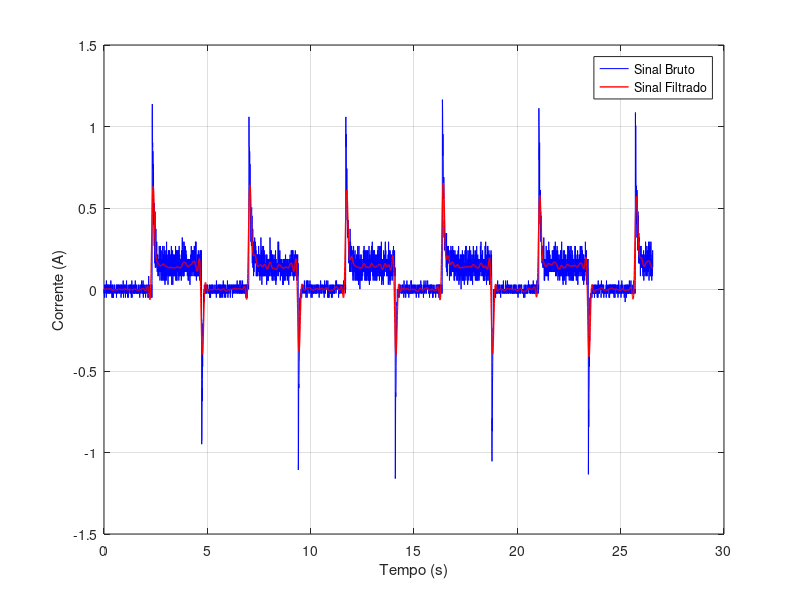

The MATLAB script that drew this image:
% Medição do sensor de corrente, quando aplicado um degrau de tensão 
ia = importdata("degrau_tensao_roda.txt");

figure(1)
plot(ia)
title("Medição da corrente de armadura quando aplicado um degrau de tensão");

%% Análise da frequência

Ts = 0.0058;
fs = 1/Ts;
n = length(ia);
f = fs * (0:(n/2)) / n;
Y = fft(ia);
P = abs(Y / n).^2;
plot(f, P(1:n/2+1));
xlabel('Frequência (Hz)');
ylabel('Potência');
title('Espectro de Frequência do Sinal');

%% Projeto filtro passa-baixas

fc = 5; % Frequência de corte (ajuste conforme a dinâmica do motor)
[b, a] = butter(4, fc / (fs / 2), 'low'); % Filtro Butterworth de 4ª ordem
filteredCurrent = filtfilt(b, a, ia); % Filtragem bidirecional (sem atraso)

tempo = (0:length(ia)-1)*Ts;

plot(tempo, ia, 'b', tempo, filteredCurrent, 'r', 'LineWidth', 1.0);
xlabel('Tempo (s)');
ylabel('Corrente (A)');
legend('Sinal Bruto', 'Sinal Filtrado');
grid on;

%% Tensão
% Parâmetros do sistema
amplitude = 12; % Tensão máxima (12V)
limite_superior = 0.5; % Aciona 12V se Ia > 0.5A
limite_inferior = -0.5; % Aciona 0V se Ia < -0.5A

% Inicializa o vetor de tensão
Vout = zeros(size(ia));

% Gera o sinal de tensão baseado na corrente
for i = 1:length(ia)
    if ia(i) > limite_superior
        Vout(i) = amplitude;
    elseif ia(i) < limite_inferior
        Vout(i) = 0;
    else
        % Mantém o último estado se dentro da faixa morta
        if i > 1
            Vout(i) = Vout(i-1);
        end
    end
end

